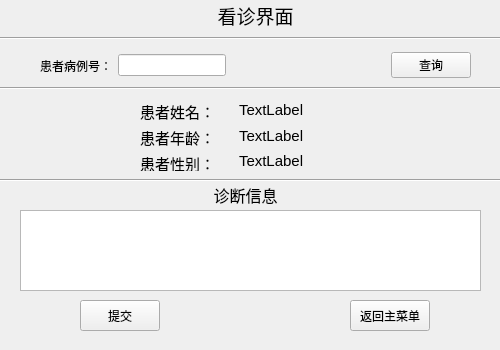
<?xml version="1.0" encoding="UTF-8"?>
<ui version="4.0">
 <class>Handle</class>
 <widget class="QWidget" name="Handle">
  <property name="geometry">
   <rect>
    <x>0</x>
    <y>0</y>
    <width>500</width>
    <height>350</height>
   </rect>
  </property>
  <property name="windowTitle">
   <string>Form</string>
  </property>
  <widget class="QLabel" name="label">
   <property name="geometry">
    <rect>
     <x>210</x>
     <y>0</y>
     <width>91</width>
     <height>31</height>
    </rect>
   </property>
   <property name="text">
    <string>&lt;html&gt;&lt;head/&gt;&lt;body&gt;&lt;p align=&quot;center&quot;&gt;&lt;span style=&quot; font-size:14pt;&quot;&gt;看诊界面&lt;/span&gt;&lt;/p&gt;&lt;/body&gt;&lt;/html&gt;</string>
   </property>
  </widget>
  <widget class="Line" name="line">
   <property name="geometry">
    <rect>
     <x>-10</x>
     <y>80</y>
     <width>511</width>
     <height>16</height>
    </rect>
   </property>
   <property name="orientation">
    <enum>Qt::Orientation::Horizontal</enum>
   </property>
  </widget>
  <widget class="Line" name="line_2">
   <property name="geometry">
    <rect>
     <x>-10</x>
     <y>30</y>
     <width>511</width>
     <height>16</height>
    </rect>
   </property>
   <property name="orientation">
    <enum>Qt::Orientation::Horizontal</enum>
   </property>
  </widget>
  <widget class="Line" name="line_3">
   <property name="geometry">
    <rect>
     <x>-10</x>
     <y>170</y>
     <width>511</width>
     <height>20</height>
    </rect>
   </property>
   <property name="orientation">
    <enum>Qt::Orientation::Horizontal</enum>
   </property>
  </widget>
  <widget class="QLabel" name="label_6">
   <property name="geometry">
    <rect>
     <x>210</x>
     <y>180</y>
     <width>71</width>
     <height>31</height>
    </rect>
   </property>
   <property name="text">
    <string>&lt;html&gt;&lt;head/&gt;&lt;body&gt;&lt;p align=&quot;center&quot;&gt;&lt;span style=&quot; font-size:12pt;&quot;&gt;诊断信息&lt;/span&gt;&lt;/p&gt;&lt;/body&gt;&lt;/html&gt;</string>
   </property>
  </widget>
  <widget class="QTextEdit" name="textEdit">
   <property name="geometry">
    <rect>
     <x>20</x>
     <y>210</y>
     <width>461</width>
     <height>81</height>
    </rect>
   </property>
  </widget>
  <widget class="QWidget" name="layoutWidget">
   <property name="geometry">
    <rect>
     <x>40</x>
     <y>50</y>
     <width>431</width>
     <height>31</height>
    </rect>
   </property>
   <layout class="QHBoxLayout" name="horizontalLayout_2">
    <item>
     <layout class="QHBoxLayout" name="horizontalLayout">
      <item>
       <widget class="QLabel" name="label_2">
        <property name="text">
         <string>患者病例号：</string>
        </property>
       </widget>
      </item>
      <item>
       <widget class="QLineEdit" name="idEdit"/>
      </item>
     </layout>
    </item>
    <item>
     <spacer name="horizontalSpacer">
      <property name="orientation">
       <enum>Qt::Orientation::Horizontal</enum>
      </property>
      <property name="sizeHint" stdset="0">
       <size>
        <width>40</width>
        <height>20</height>
       </size>
      </property>
     </spacer>
    </item>
    <item>
     <widget class="QPushButton" name="searchButton">
      <property name="text">
       <string>查询</string>
      </property>
     </widget>
    </item>
   </layout>
  </widget>
  <widget class="QWidget" name="layoutWidget">
   <property name="geometry">
    <rect>
     <x>140</x>
     <y>100</y>
     <width>191</width>
     <height>71</height>
    </rect>
   </property>
   <layout class="QGridLayout" name="gridLayout">
    <item row="0" column="0">
     <widget class="QLabel" name="label_3">
      <property name="text">
       <string>&lt;html&gt;&lt;head/&gt;&lt;body&gt;&lt;p&gt;&lt;span style=&quot; font-size:11pt;&quot;&gt;患者姓名：&lt;/span&gt;&lt;/p&gt;&lt;/body&gt;&lt;/html&gt;</string>
      </property>
     </widget>
    </item>
    <item row="0" column="1">
     <widget class="QLabel" name="nameLabel">
      <property name="text">
       <string>&lt;html&gt;&lt;head/&gt;&lt;body&gt;&lt;p&gt;&lt;span style=&quot; font-size:11pt;&quot;&gt;TextLabel&lt;/span&gt;&lt;/p&gt;&lt;/body&gt;&lt;/html&gt;</string>
      </property>
     </widget>
    </item>
    <item row="1" column="0">
     <widget class="QLabel" name="label_4">
      <property name="text">
       <string>&lt;html&gt;&lt;head/&gt;&lt;body&gt;&lt;p&gt;&lt;span style=&quot; font-size:11pt;&quot;&gt;患者年龄：&lt;/span&gt;&lt;/p&gt;&lt;/body&gt;&lt;/html&gt;</string>
      </property>
     </widget>
    </item>
    <item row="1" column="1">
     <widget class="QLabel" name="ageLabel">
      <property name="text">
       <string>&lt;html&gt;&lt;head/&gt;&lt;body&gt;&lt;p&gt;&lt;span style=&quot; font-size:11pt;&quot;&gt;TextLabel&lt;/span&gt;&lt;/p&gt;&lt;/body&gt;&lt;/html&gt;</string>
      </property>
     </widget>
    </item>
    <item row="2" column="0">
     <widget class="QLabel" name="label_5">
      <property name="text">
       <string>&lt;html&gt;&lt;head/&gt;&lt;body&gt;&lt;p&gt;&lt;span style=&quot; font-size:11pt;&quot;&gt;患者性别：&lt;/span&gt;&lt;/p&gt;&lt;/body&gt;&lt;/html&gt;</string>
      </property>
     </widget>
    </item>
    <item row="2" column="1">
     <widget class="QLabel" name="ganderLabel">
      <property name="text">
       <string>&lt;html&gt;&lt;head/&gt;&lt;body&gt;&lt;p&gt;&lt;span style=&quot; font-size:11pt;&quot;&gt;TextLabel&lt;/span&gt;&lt;/p&gt;&lt;/body&gt;&lt;/html&gt;</string>
      </property>
     </widget>
    </item>
   </layout>
  </widget>
  <widget class="QPushButton" name="submitButton">
   <property name="geometry">
    <rect>
     <x>80</x>
     <y>300</y>
     <width>80</width>
     <height>31</height>
    </rect>
   </property>
   <property name="text">
    <string>提交</string>
   </property>
  </widget>
  <widget class="QPushButton" name="backButton">
   <property name="geometry">
    <rect>
     <x>350</x>
     <y>300</y>
     <width>80</width>
     <height>31</height>
    </rect>
   </property>
   <property name="text">
    <string>返回主菜单</string>
   </property>
  </widget>
 </widget>
 <resources/>
 <connections/>
</ui>
